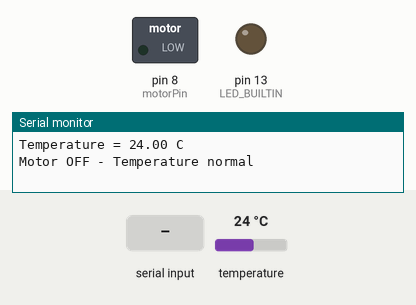
Recording of a sketch running on a simulated Arduino Uno, built with avr-gcc and run on an emulated ATmega328P. On the bench: switched loads named in the sketch (green lamp = pin HIGH), output pins drawn as LEDs (lit = HIGH), the last lines printed to the serial monitor. The test bench sets the inputs (shaded band); at power-on: temperature 24 °C.

Above: at 1.2 s.
1.3 s: temperature set to 25.1 °C
3.2 s: temperature set to 26.8 °C
At 4.8 s:
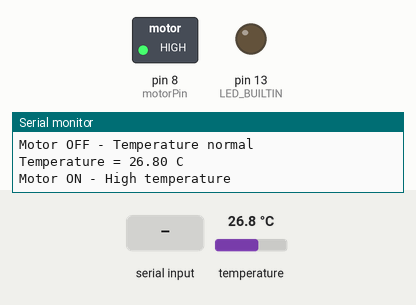
5.5 s: "1" received over Serial
At 6.6 s:
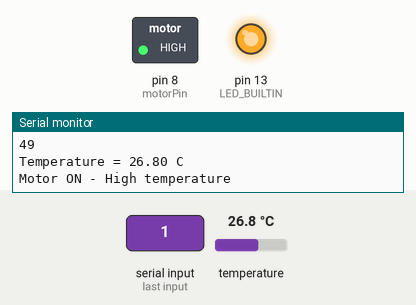
7.5 s: temperature set to 12 °C
At 8.3 s:
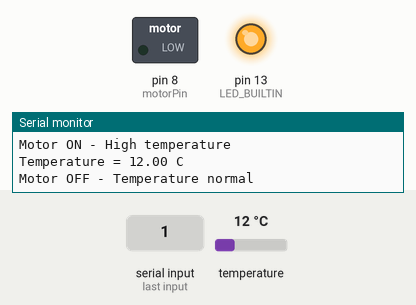
9.5 s: temperature set to 28 °C
At 11.2 s:
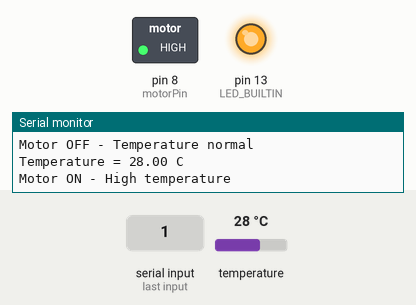
11.5 s: temperature set to 19 °C
At 13.0 s:
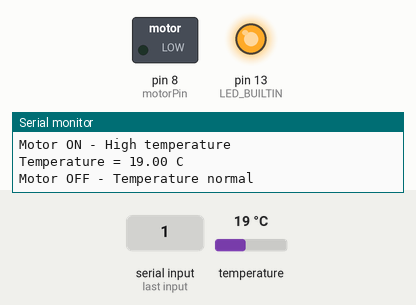
Timing chart, 0 to 14.5 s (numbered marks = the images above; inputs shaded):
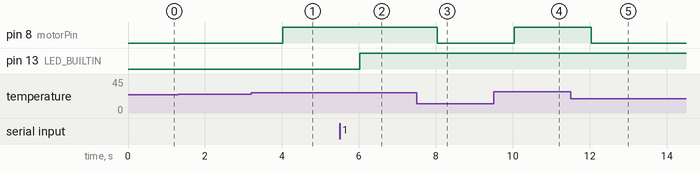

Measured:
- the behaviour switches between 25.9 and 26 °C on temperature (found by bisection; images 0 and 1)
- after the input at 3.2 s, pin 8 (motorPin): LOW → HIGH after 0.82 s
- after the input at 5.5 s, pin 13 (LED_BUILTIN): LOW → HIGH after 0.52 s
- after the input at 7.5 s, pin 8 (motorPin): HIGH → LOW after 0.53 s
- after the input at 9.5 s, pin 8 (motorPin): LOW → HIGH after 0.54 s
- after the input at 11.5 s, pin 8 (motorPin): HIGH → LOW after 0.54 s

The sketch:

motortest.ino
```cpp
#include "Arduino_SensorKit.h"

#define Environment Environment_I2C

const int motorPin = 8; // Pin connected to motor

void setup()
{
  Serial.begin(9600);
  Wire.begin();
  Environment.begin();

  pinMode(LED_BUILTIN, OUTPUT);
  pinMode(motorPin, OUTPUT);
}

void loop()
{
  // === Read Serial Input for LED Control ===
  if (Serial.available() > 0) {
    char simbols = Serial.read(); // Read 1 byte from serial

    Serial.println(simbols, DEC);

    if (simbols == '1') {
      digitalWrite(LED_BUILTIN, HIGH);
    } else if (simbols == '0') {
      digitalWrite(LED_BUILTIN, LOW);
    }
  }

  float temp = Environment.readTemperature();
  Serial.print("Temperature = ");
  Serial.print(temp);
  Serial.println(" C");

  if (temp >= 26.0) {  // HIGH temperature threshold
    digitalWrite(motorPin, HIGH); // Turn on motor
    Serial.println("Motor ON - High temperature");
  } else {
    digitalWrite(motorPin, LOW);  // Turn off motor
    Serial.println("Motor OFF - Temperature normal");
  }

  delay(2000);
}
```
